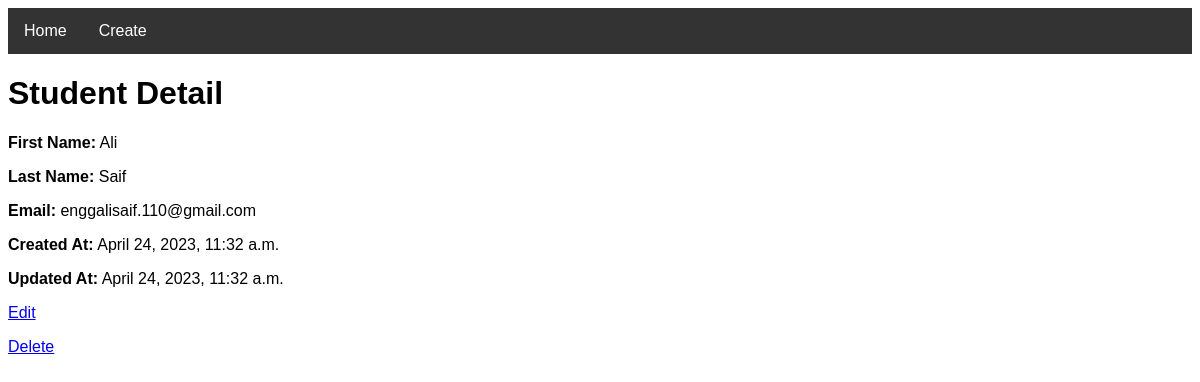
/106/, run on the app's committed database.
### students/models.py (models this page shows, shortened)
class Student(models.Model):
    first_name = models.CharField(max_length=100)
    last_name = models.CharField(max_length=100)
    email = models.EmailField()
    created_at = models.DateTimeField(auto_now_add=True)
    updated_at = models.DateTimeField(auto_now=True)
    class Meta:
        app_label = "students"

### students/views.py (the view)
# urls.py: path("<int:pk>/", views.student_detail, name="detail"),
def student_detail(request, pk):
    return detail(request, pk)

### student_library/student_crud.py (called while the page is built)
def detail(request, pk):
    student = get_object_or_404(Student, pk=pk)
    return render(request, "detail.html", {"student": student})

### students/templates/detail.html
{% extends 'base.html' %}
{% block content %}
<h1>Student Detail</h1>
<p><strong>First Name:</strong> {{ student.first_name }}</p>
<p><strong>Last Name:</strong> {{ student.last_name }}</p>
<p><strong>Email:</strong> {{ student.email }}</p>
<p><strong>Created At:</strong> {{ student.created_at }}</p>
<p><strong>Updated At:</strong> {{ student.updated_at }}</p>
<p><a href="{% url 'students:update' student.id %}">Edit</a></p>
<p><a href="{% url 'students:delete' student.id %}">Delete</a></p>
{% endblock %}

### students/static/css/style.css (style rules this page uses)
body { font-family: Arial, sans-serif; }

### data on the page
Student: first_name "Ali", last_name "Saif", email "enggalisaif.110@gmail.com", created_at "April 24, 2023, 11:32 a.m.", updated_at "April 24, 2023, 11:32 a.m."
